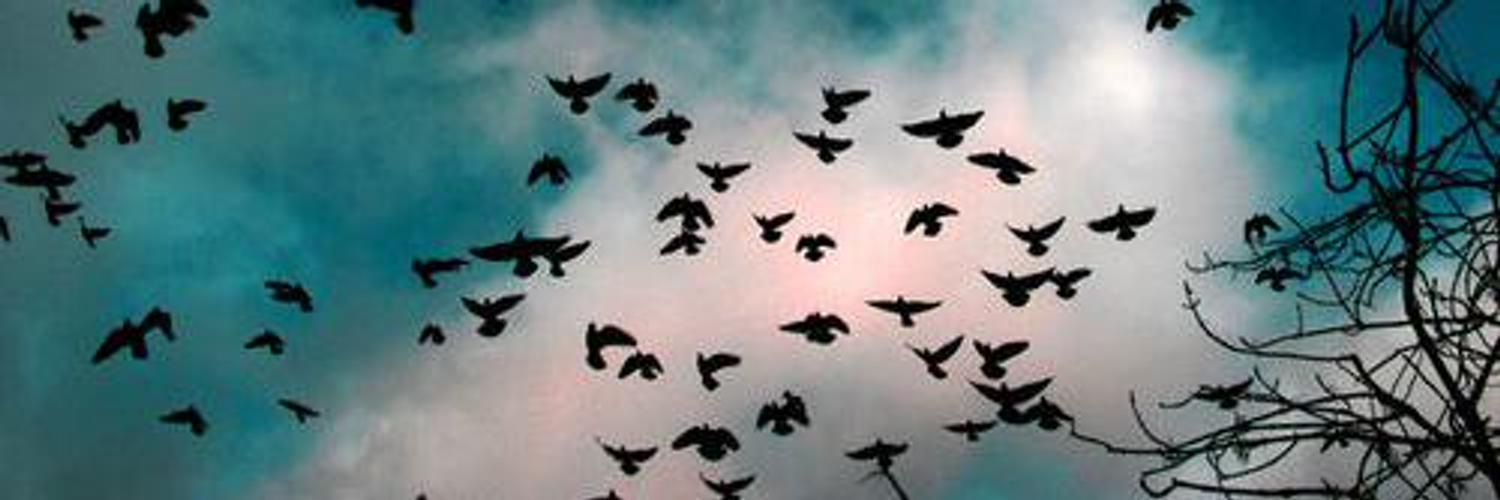
%> input picture img.jpg, 1500 x 500 px
$ octave --eval "unsharpMasking;"   (GNU Octave 9; MATLAB toolbox functions it lacks are replaced by stand-ins)
%> lines starting %> are read from the running program, lines starting %| are printed output that depends on the picture
function [ ] = unsharpMasking( )
% Ömer Faruk KOÇ
% 25.Aralýk.2015


%Iin=imread('C:\Users\omerf\Desktop\mavi.jpg');   %resmi alýyoruz

Iin=imread('img.jpg');   %resmi alýyoruz
%> Iin is the input picture: size 500x1500x3 uint8; mean R, G, B 102.7, 127.2, 129.3

H = fspecial('average', [30 30]);     % mean filtreleme ile
IinBlur = imfilter(Iin, H);                 % resmi blurlaþtýrdýk
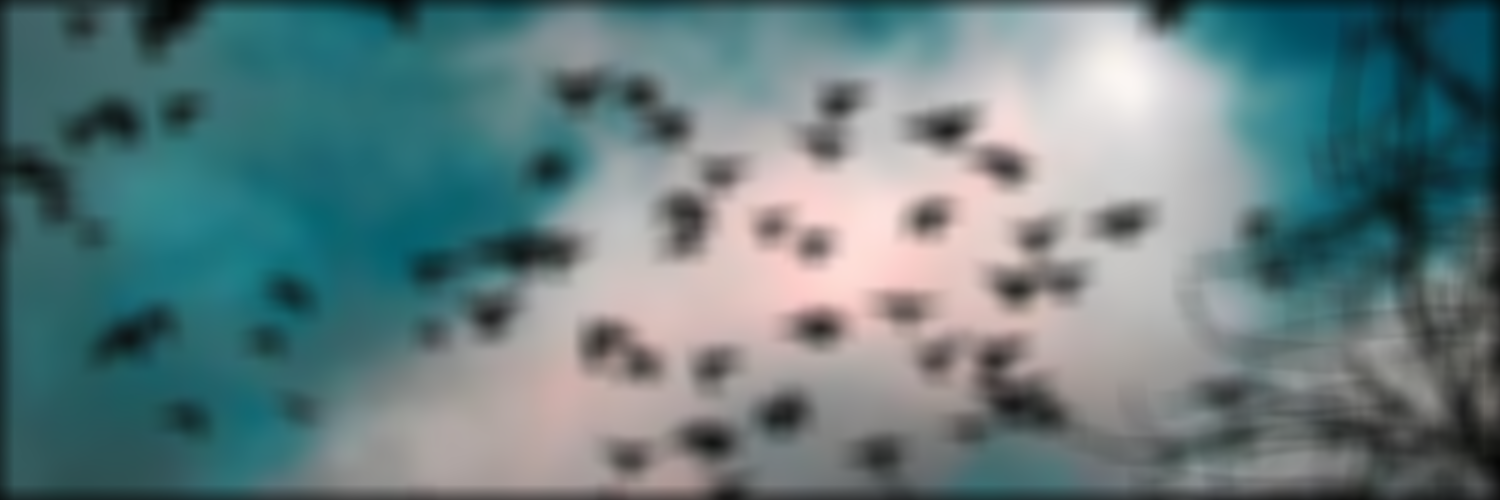
%> IinBlur: size 500x1500x3 uint8; mean R, G, B 101.3, 125.2, 127.2

Iout=Iin-IinBlur;       %Resmin Kendinden Blur Halini Çýkarýnca Keskin Resme Ulaþýrýz
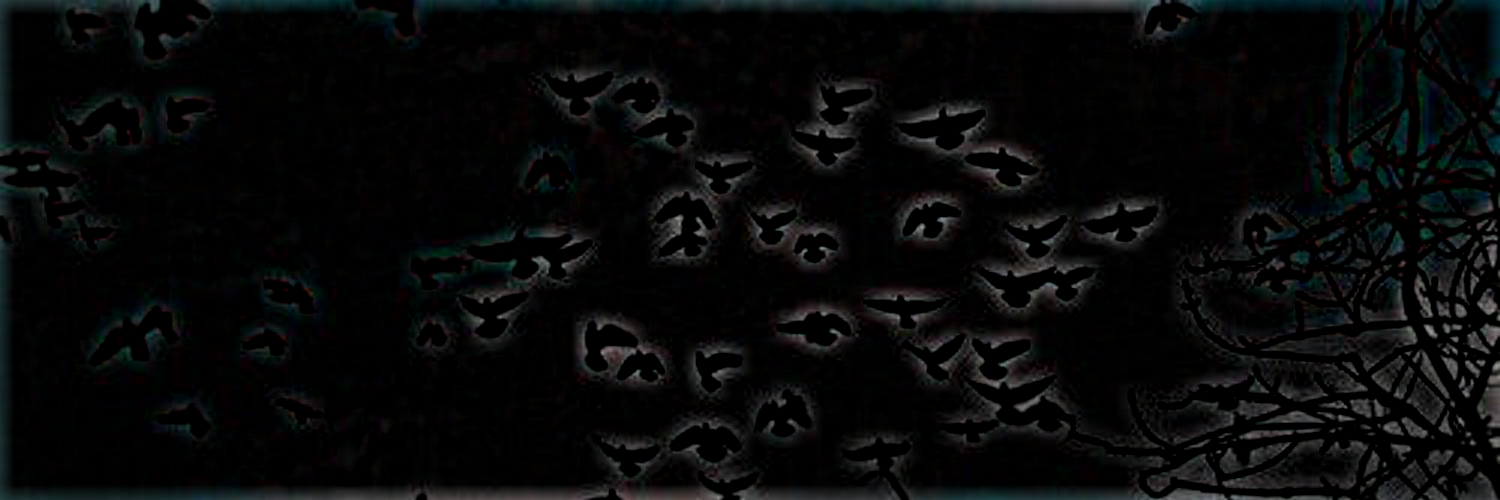
%> Iout: size 500x1500x3 uint8; mean R, G, B 8.1, 9, 9.2

figure('units','normalized','outerposition',[0 0 1 1])      %figure ekraný tam ekran açýlýyor
subplot(2,2,1), imshow(Iin), title('Orjinal Görüntü')
subplot(2,2,2), imshow(IinBlur), title('Bulanýk Görüntü')
subplot(2,2,[3 4]), imshow(Iout), title('Çýkýþ Görüntüsü')


end

$ run again, with ay2.jpg copied over img.jpg
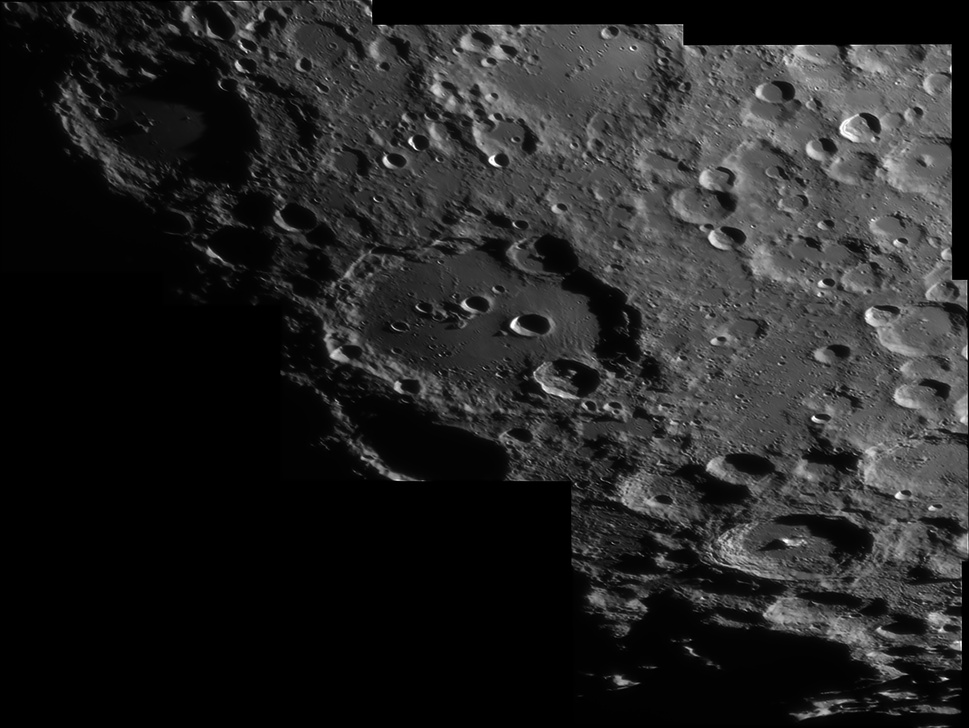
%> input picture ay2.jpg, 969 x 728 px, shrunk from 3014 x 2265 before the run
%> in unsharpMasking, Iin is the input picture: size 728x969x3 uint8; min 0, max 255, mean 37.2
%> in unsharpMasking, `IinBlur = imfilter(Iin, H);`:
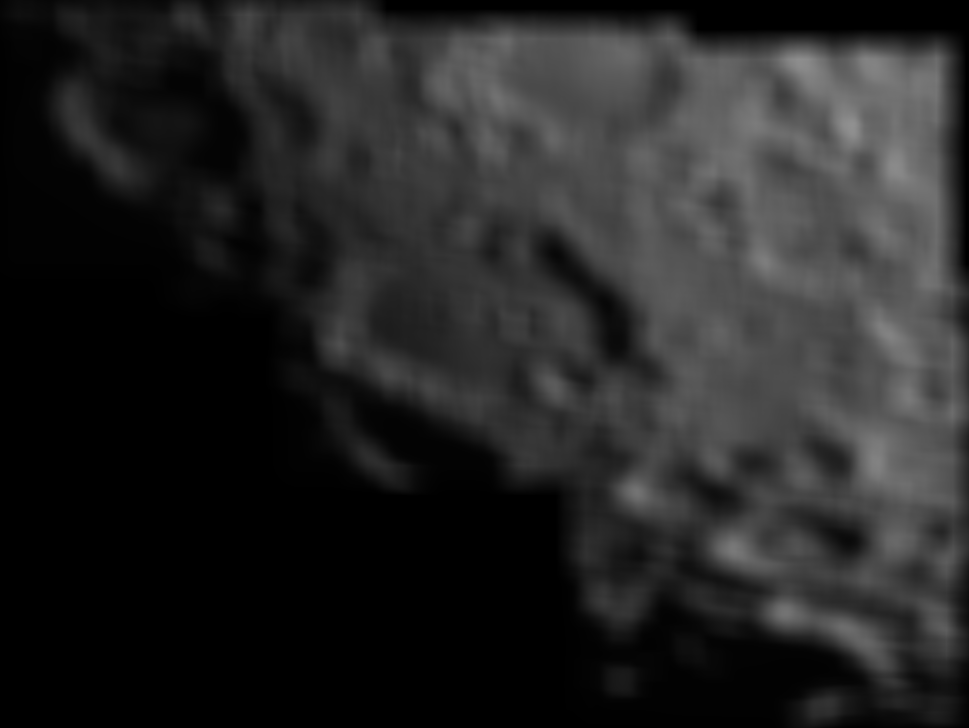
%> IinBlur: size 728x969x3 uint8; min 0, max 145, mean 36.9
%> in unsharpMasking, `Iout=Iin-IinBlur;`:
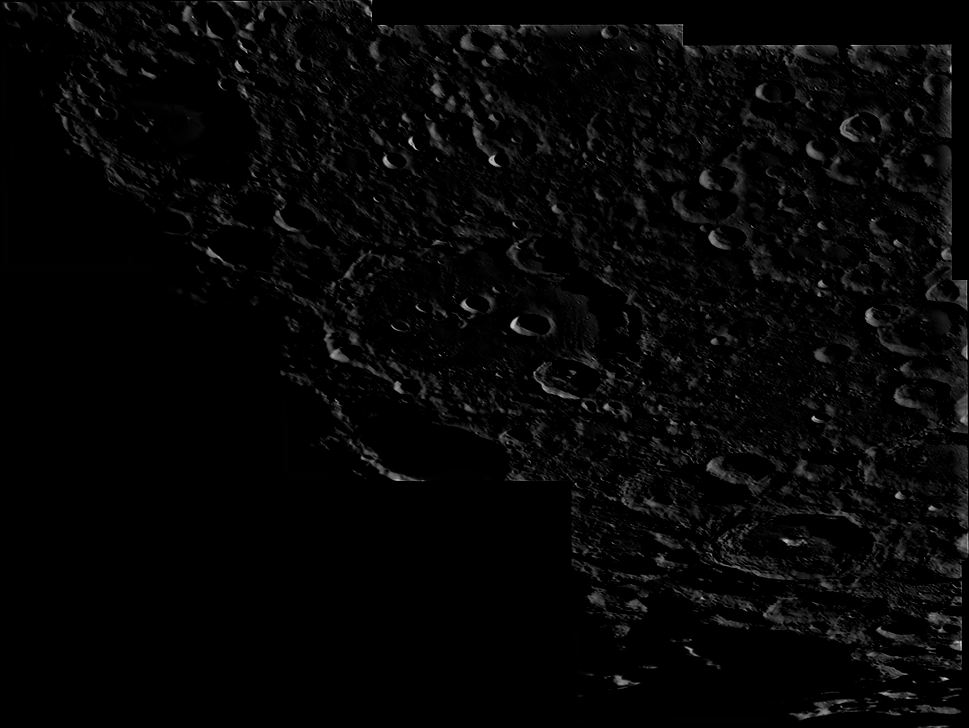
%> Iout: size 728x969x3 uint8; min 0, max 225, mean 6
